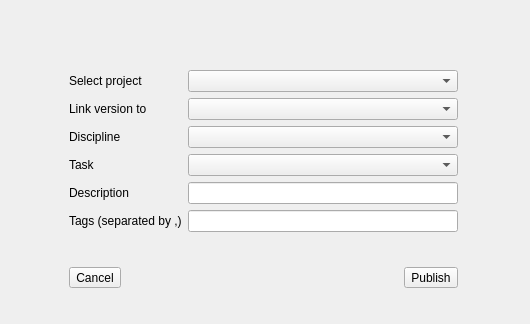
<?xml version="1.0" encoding="UTF-8"?>
<ui version="4.0">
 <class>Dialog</class>
 <widget class="QDialog" name="Dialog">
  <property name="geometry">
   <rect>
    <x>0</x>
    <y>0</y>
    <width>530</width>
    <height>324</height>
   </rect>
  </property>
  <property name="windowTitle">
   <string>Dialog</string>
  </property>
  <widget class="QWidget" name="layoutWidget">
   <property name="geometry">
    <rect>
     <x>69</x>
     <y>41</y>
     <width>389</width>
     <height>276</height>
    </rect>
   </property>
   <layout class="QVBoxLayout" name="verticalLayout_3">
    <item>
     <layout class="QHBoxLayout" name="horizontalLayout">
      <item>
       <layout class="QVBoxLayout" name="verticalLayout_2">
        <item>
         <widget class="QLabel" name="projectLabel">
          <property name="text">
           <string>Select project</string>
          </property>
         </widget>
        </item>
        <item>
         <widget class="QLabel" name="linkLabel">
          <property name="text">
           <string>Link version to</string>
          </property>
         </widget>
        </item>
        <item>
         <widget class="QLabel" name="disciplineLabel">
          <property name="text">
           <string>Discipline</string>
          </property>
         </widget>
        </item>
        <item>
         <widget class="QLabel" name="taskLabel">
          <property name="text">
           <string>Task</string>
          </property>
         </widget>
        </item>
        <item>
         <widget class="QLabel" name="descriptionLabel">
          <property name="text">
           <string>Description</string>
          </property>
         </widget>
        </item>
        <item>
         <widget class="QLabel" name="tagsLabel">
          <property name="text">
           <string>Tags (separated by ,)</string>
          </property>
         </widget>
        </item>
       </layout>
      </item>
      <item>
       <layout class="QVBoxLayout" name="verticalLayout">
        <item>
         <widget class="QComboBox" name="projectList"/>
        </item>
        <item>
         <widget class="QComboBox" name="linkList"/>
 		</item>
        <item>
         <widget class="QComboBox" name="disciplineList"/>
        </item>
        <item>
         <widget class="QComboBox" name="taskList">
         </widget>
        </item>
        <item>
         <widget class="QLineEdit" name="descriptionText"/>
        </item>
        <item>
         <widget class="QLineEdit" name="tagsText">
          <property name="text">
           <string/>
          </property>
         </widget>
        </item>
       </layout>
      </item>
     </layout>
    </item>
    <item>
     <layout class="QHBoxLayout" name="horizontalLayout_2">
      <item>
       <widget class="QToolButton" name="cancelButton">
        <property name="text">
         <string>Cancel</string>
        </property>
       </widget>
      </item>
      <item>
       <spacer name="horizontalSpacer">
        <property name="orientation">
         <enum>Qt::Horizontal</enum>
        </property>
        <property name="sizeHint" stdset="0">
         <size>
          <width>198</width>
          <height>20</height>
         </size>
        </property>
       </spacer>
      </item>
      <item>
       <widget class="QToolButton" name="publishButton">
        <property name="text">
         <string>Publish</string>
        </property>
       </widget>
      </item>
     </layout>
    </item>
   </layout>
  </widget>
 </widget>
 <resources/>
 <connections/>
</ui>
